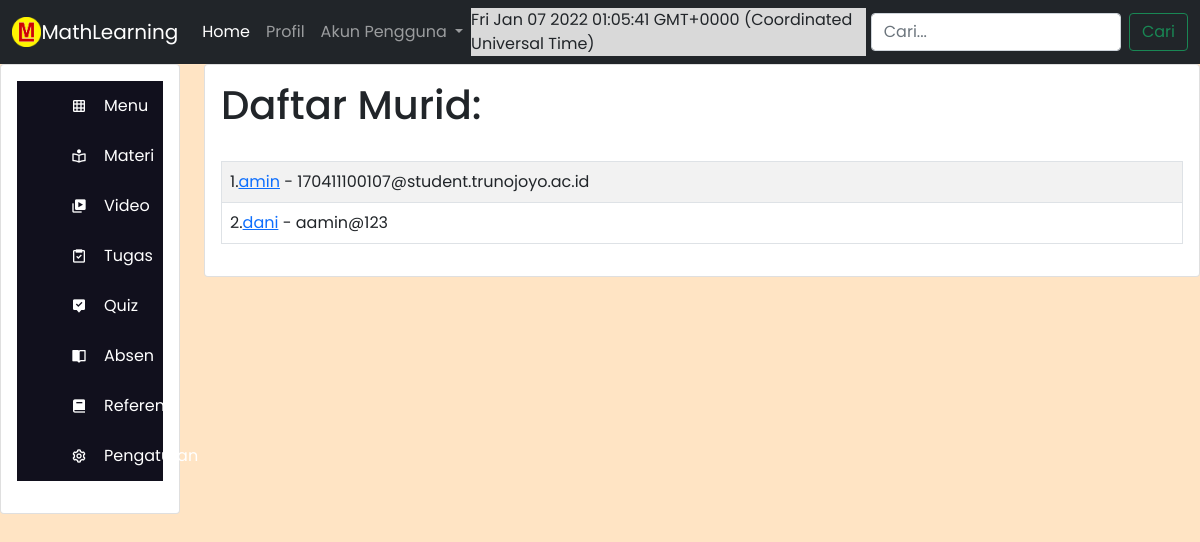
The app's page /guru, older data.
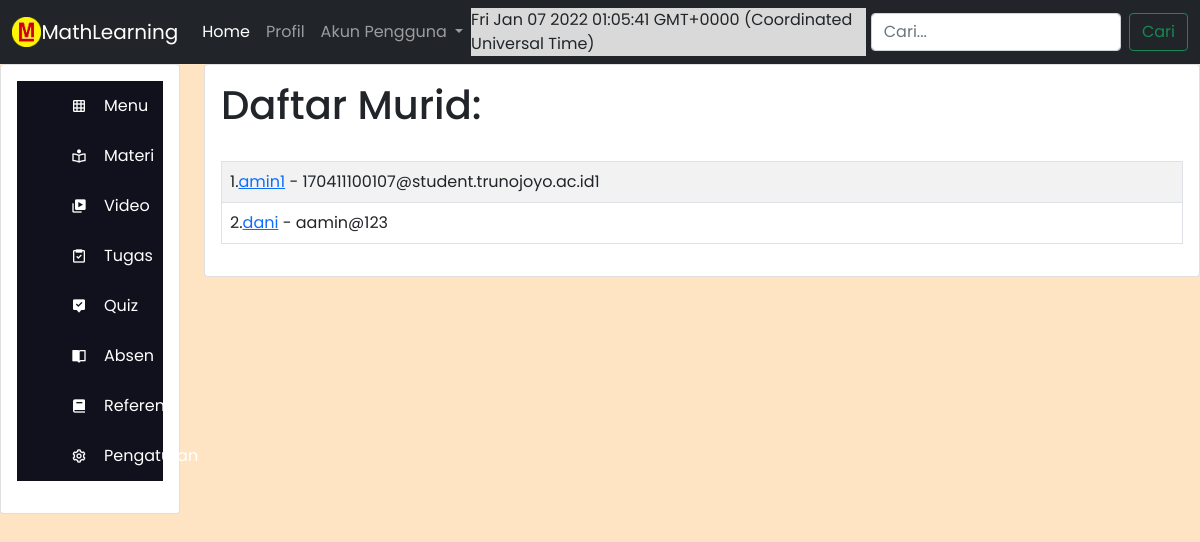
The same page, newer data.
### app.py (models this page shows, shortened)
class Users(db.Model):
	id = db.Column(db.Integer, primary_key=True)
	name = db.Column(db.String(200), nullable=False)
	email = db.Column(db.String(120), nullable=False, unique=True)
	date_added = db.Column(db.DateTime, default=datetime.utcnow)

### app.py (the view)
@app.route("/guru")
def guru():
	name = None
	form = UserForm()
	our_users = Users.query.order_by(Users.date_added)
	return render_template("guru.html", name = name, our_users = our_users)

### webforms.py
class UserForm(FlaskForm):
	name = StringField("Name", validators=[DataRequired()])
	email = StringField("Email", validators=[DataRequired()])
	submit = SubmitField("Submit")

### templates/guru.html (shortened to what this page needs)
<!DOCTYPE html>
<html lang="en" dir="ltr">
  <head>
    <link href='https://unpkg.com/boxicons@2.1.1/css/boxicons.min.css' rel='stylesheet'>
    <link rel="stylesheet" href="https://cdn.jsdelivr.net/npm/bootstrap@5.0.2/dist/css/bootstrap.min.css">
    <link rel="stylesheet" href="{{ url_for('static', filename='css/sidebar.css' )}}" />
    <link rel="stylesheet" href="{{ url_for('static', filename='css/content.css' )}}" />
  </head>
  <body>
    {% block content %}
    {% include './navbar.html' %}
    <div class="row">
      <div class="col-sm-2">
        <div class="card">
          <div class="card-body">
            {% include './sidebar.html' %}
          </div>
        </div>
      </div>
      <div class="col-sm-10">
        <div class="card">
          <div class="card-body">
            <h1>Daftar Murid:</h1>
            <br/>
            <table class="table table-hover table-bordered table-striped">
            {% for our_user in our_users %}
              <tr>
              <td>{{ our_user.id }}.<a href="{{ url_for('update', id=our_user.id)}}">{{ our_user.name }}</a>
                 - {{ our_user.email }}
                </td>
              </tr>
            {% endfor %}
            </table>
          </div>
        </div>
      </div>
    </div>
    {% endblock %}
  </body>
</html>

### templates/navbar.html (shortened to what this page needs)
<div class="navbar_content">
    <nav class="navbar navbar-expand-lg navbar-dark bg-dark">
        <div class="container-fluid">
          <img src="./static/LOGO_MATH.png" class="resize" alt="icon">
          <a class="navbar-brand" href="#">MathLearning</a>
          <div class="collapse navbar-collapse" id="navbarSupportedContent">
            <ul class="navbar-nav me-auto mb-2 mb-lg-0">
              <li class="nav-item">
                <a class="nav-link active" aria-current="page" href="{{url_for('home')}}">Home</a>
              </li>
              <li class="nav-item">
                <a class="nav-link {{status}}" href="#" aria-disabled="false"  tabindex="-1">Profil</a>
              </li>
              <li class="nav-item dropdown">
                <a class="nav-link dropdown-toggle" href="#" id="navbarDropdown" role="button" data-bs-toggle="dropdown" aria-expanded="false">
                  Akun Pengguna
                </a>
              </li>
            </ul>
            <div id='date-time' class="jam"></div>
            <form class="d-flex">
              <input class="form-control me-2" type="search" placeholder="Cari..." aria-label="Search">
              <button class="btn btn-outline-success" type="submit">Cari</button>
            </form>
          </div>
        </div>
      </nav>
</div>

### templates/sidebar.html (shortened to what this page needs)
<div class="sidebar">
    <ul class="nav_list">
        <li>
            <a href="#">
                <i class='bx bx-grid'></i>
                <span class="links_name">Menu</span>
            </a>
        </li>
        <li>
            <a href="{{url_for('materi')}}">
                <i class='bx bx-book-reader'></i>
                <span class="links_name">Materi</span>
            </a>
        </li>
        <li>
            <a href="{{url_for('video')}}">
                <i class='bx bxs-videos'></i>
                <span class="links_name">Video</span>
            </a>
        </li>
        <li>
            <a href="{{url_for('tugas')}}">
                <i class='bx bx-task'></i>
                <span class="links_name">Tugas</span>
            </a>
        </li>
        <li>
            <a href="{{url_for('quiz')}}">
                <i class='bx bxs-message-alt-check'></i>
                <span class="links_name">Quiz</span>
            </a>
        </li>
        <li>
            <a href="{{url_for('absen')}}">
                <i class='bx bxs-book-open'></i>
                <span class="links_name">Absen</span>
            </a>
        </li>
        <li>
            <a href="{{url_for('referensi')}}">
                <i class='bx bxs-book'></i>
                <span class="links_name">Referensi</span>
            </a>
        </li>
        <li>
            <a href="{{url_for('pengaturan')}}">
                <i class='bx bx-cog'></i>
                <span class="links_name">Pengaturan</span>
            </a>
        </li>
    </ul>
  </div>

### static/css/sidebar.css (style rules this page uses)
* { margin: 0; padding: 0; box-sizing: border-box; font-family: "Poppins", sans-serif; }
body { position: relative; min-height: 100vh; width: 100%; overflow: scroll; background-color: bisque; }
.sidebar { top: 0; left: 0; background: #11101d; transition: all 0.5s ease; }
.sidebar ul { margin-top: 0px; }
.sidebar ul li { position: relative; height: 50px; width: 100%; margin: 0 5px; list-style: none; line-height: 50px; }
.sidebar ul li a { color: #fff; display: flex; align-items: center; text-decoration: none; transition: all 0.4s ease ; border-radius: 12px; white-space: nowrap; }
.sidebar ul li i { height: 50px; min-width: 50px; border-radius: 12px; line-height: 50px; text-align: center; }

### static/css/content.css (style rules this page uses)
.resize { width: 2.5%; height: 2.5%; }
.jam { background-color: #d9d9d9; margin-right: 0.5%; }

Row changes from the older to the newer data that the page shows:
changed Users id 1: name "amin" → "amin1"; email "170411100107@student.trunojoyo.ac.id" → "170411100107@student.trunojoyo.ac.id1"
